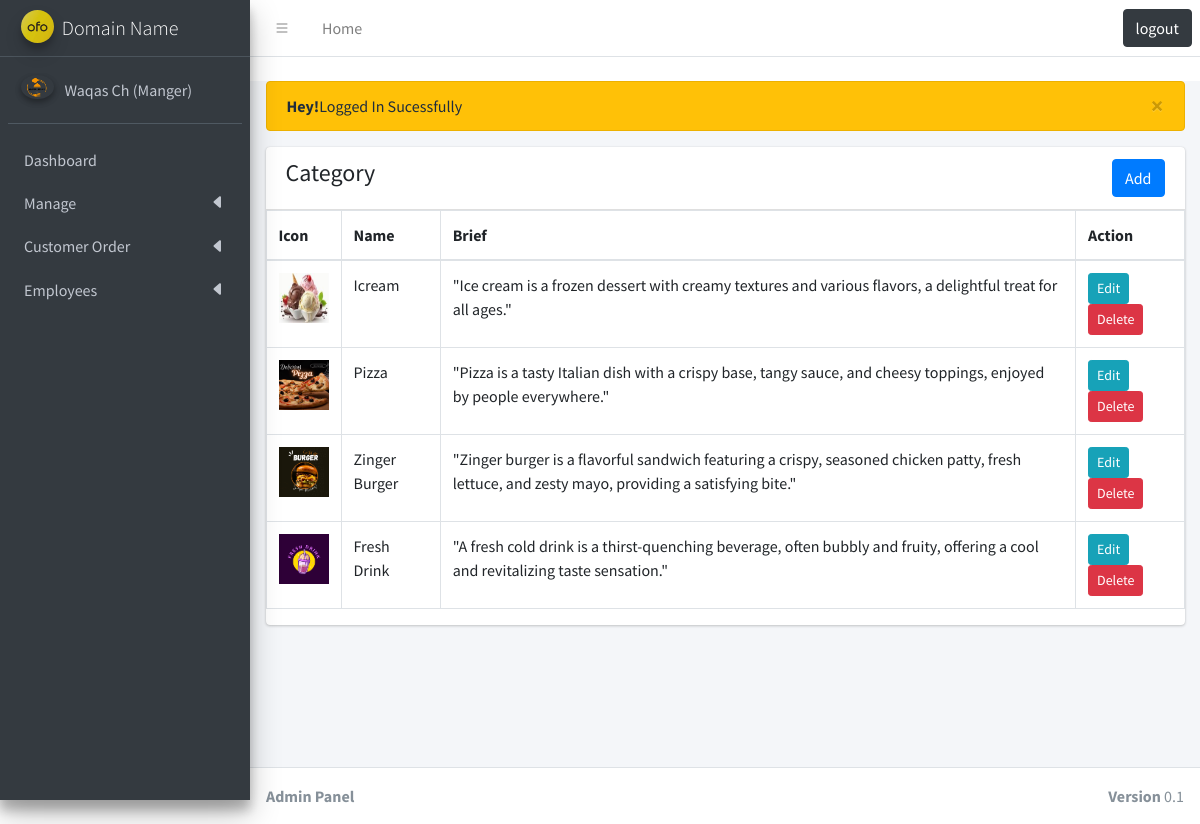
The page /category.php (signed in) on the database its author committed.
### tables this page shows
CREATE TABLE `categories` (
  `id` int(12) NOT NULL,
  `name` varchar(191) NOT NULL,
  `icon` varchar(191) NOT NULL,
  `brief` mediumtext NOT NULL,
  `created_at` timestamp NOT NULL DEFAULT current_timestamp()
);

### category.php (the view, shortened to what this page needs)
<?php
include('config/dbcon.php');
include('includes/header.php');
include('includes/topbar.php');
include('includes/sidebar.php');
?>
<div class="content-wrapper mt-4">
    <div class="content">
        <div class="container">
            <div class="row">
                <div class="col-md-12">
                    <?php include('message.php'); ?>
                    <div class="card">
                        <div class="card-header">
                            <h4>
                                Category
                                <a href="#" data-toggle="modal" data-target="#catgoryModal" class="btn btn-primary float-right">Add</a>
                            </h4>
                        </div>
                        <table class="table table-bordered">
                            <thead>
                                <tr>
                                    <th>Icon</th>
                                    <th>Name</th>
                                    <th>Brief</th>
                                    <th>Action</th>
                                </tr>
                            </thead>
                            <tbody>
                                <?php
                                $query = "SELECT * FROM categories";
                                $query_run = mysqli_query($con, $query);
                                if (mysqli_num_rows($query_run) > 0) {
                                    foreach ($query_run as $cateitem) {
                                ?>
                                        <tr>
                                            <td>
                                            <img src="uploads/categoryPic/<?= $cateitem['icon']; ?>" width="50px" height="50px" alt="Image">
                                        </td>
                                            <td><?= $cateitem['name']; ?></td>
                                            <td><?= $cateitem['brief']; ?></td>
                                            <td>
                                                <a href="category-edit.php?cateitem_id=<?= $cateitem['id']; ?>" class="btn btn-info btn-sm">Edit</a>
                                                <button href="button" class="btn btn-danger btn-sm deleteCatebtn" value="<?= $cateitem['id']; ?>">Delete</button>
                                            </td>
                                        </tr>
                                    <?php
                                    }
                                } else {
                                    ?>
                                    <tr>
                                        <td colspan="7">No Record Found</td>
                                    </tr>
                                <?php
                                }
                                ?>
                            </tbody>
                        </table>
                    </div>
                </div>
            </div>
        </div>
    </div>
</div>
<?php include('includes/footer.php'); ?>

### includes/header.php (shortened to what this page needs)
<!DOCTYPE html>
<html lang="en">
<head>
  <link rel="stylesheet" href="https://cdn.jsdelivr.net/npm/bootstrap-icons@1.5.0/font/bootstrap-icons.css">
  <link rel="stylesheet" href="assets/plugins/fontawesome-free/css/all.min.css">
  <link rel="stylesheet" href="assets/style.css">
  <link rel="stylesheet" href="assets/plugins/tempusdominus-bootstrap-4/css/tempusdominus-bootstrap-4.min.css">
  <link rel="stylesheet" href="assets/plugins/icheck-bootstrap/icheck-bootstrap.min.css">
  <link rel="stylesheet" href="assets/plugins/jqvmap/jqvmap.min.css">
  <link rel="stylesheet" href="assets/dist/css/adminlte.min.css">
  <link rel="stylesheet" href="assets/plugins/overlayScrollbars/css/OverlayScrollbars.min.css">
  <link rel="stylesheet" href="assets/plugins/daterangepicker/daterangepicker.css">
  <link rel="stylesheet" href="assets/plugins/summernote/summernote-bs4.min.css">
  <link rel="stylesheet" href="../../plugins/fontawesome-free/css/all.min.css">
  <link rel="stylesheet" href="../../dist/css/adminlte.min.css">
</head>
<body class="hold-transition sidebar-mini layout-fixed">
<div class="wrapper">

### includes/topbar.php
<nav class="main-header navbar navbar-expand navbar-white navbar-light">
  <ul class="navbar-nav">
    <li class="nav-item">
      <a class="nav-link" data-widget="pushmenu" href="#" role="button"><i class="bi bi-list"></i></a>
    </li>
    <li class="nav-item d-none d-sm-inline-block">
      <a href="index.php" class="nav-link">Home</a>
    </li>
  </ul>
 <ul class="navbar-nav ml-auto">
   <form action="code.php" method="POST">
 <button type="submit" name="logoutBtn" class="btn btn-dark">logout</button>
   </form>
 </ul>
</nav>

### includes/sidebar.php (shortened to what this page needs)
<aside class="main-sidebar sidebar-dark-primary elevation-4">
  <a href="#" class="brand-link">
    <img src="assets/dist/img/ofo logo.jpg" alt="Logo" class="brand-image img-circle elevation-3" style="opacity: .8">
    <span class="brand-text font-weight-light">Domain Name</span>
  </a>
  <div id="sidebar">
    <div class="sidebar">
      <div class="user-panel mt-3 pb-3 mb-3 d-flex">
        <?php
        if (isset($_SESSION['auth'])) {
        ?>
          <div class="image">
            <img src="assets/dist/img/Restaurant.png" class="img-circle elevation-2" alt="User Image">
          </div>
          <div class="info">
            <a href="#" class="d-block"><?php echo $_SESSION['auth_er']['name'] ?> (Manger) </a>
          <?php
        }
          ?>
          </div>
      </div>
      <nav class="mt-2">
        <ul class="nav nav-pills nav-sidebar flex-column" data-widget="treeview" role="menu" data-accordion="false">
          <li class="nav-item">
            <a href="index.php" class="nav-link">
              <p>
                Dashboard
              </p>
            </a>
          </li>
          <li class="nav-item has-treeview">
            <a href="#" class="nav-link">
              <p>
                Manage
                <i class="right fas bi bi-caret-left-fill"></i>
              </p>
            </a>
          </li>
          <li class="nav-item has-treeview">
            <a href="#" class="nav-link">
              <p>
                Customer Order
                <i class="right fas bi-caret-left-fill"></i>
              </p>
            </a>
          </li>
          <li class="nav-item has-treeview">
            <a href="#" class="nav-link">
              <p>
                Employees
                <i class="right fas bi-caret-left-fill"></i>
              </p>
            </a>
          </li>
      </nav>
    </div>
  </div>
</aside>

### message.php (shortened to what this page needs)
<?php
if(isset($_SESSION['status']))
{
    ?>
    <div class="alert alert-warning alert-dismissible fade show" role="alert">
        <strong>Hey!</strong><?php echo $_SESSION['status']; ?>
        <button type="button" class="close" data-dismiss="alert" aria-label="Close">
            <span aria-hidden="true">&times;</span>
          </button>
    </div>
    <?php
}
?>

### includes/footer.php (shortened to what this page needs)
<footer class="main-footer">
    <strong>Admin Panel</strong>
    <div class="float-right d-none d-sm-inline-block">
      <b>Version</b> 0.1
    </div>
  </footer>
</div>
</body>
</html>

### rows shown on the page
categories: icon (picture), name "Icream", brief "\"Ice cream is a frozen dessert with creamy textures and various flavors, a delightful treat for all ages.\"", $cateitem['id'] 27 (drawn)
categories: icon (picture), name "Pizza", brief "\"Pizza is a tasty Italian dish with a crispy base, tangy sauce, and cheesy toppings, enjoyed by people everywhere.\"", $cateitem['id'] 28 (drawn)
categories: icon (picture), name "Zinger Burger", brief "\"Zinger burger is a flavorful sandwich featuring a crispy, seasoned chicken patty, fresh lettuce, and zesty mayo, providing a satisfying bite.\"", $cateitem['id'] 29 (drawn)
categories: icon (picture), name "Fresh Drink", brief "\"A fresh cold drink is a thirst-quenching beverage, often bubbly and fruity, offering a cool and revitalizing taste sensation.\"", $cateitem['id'] 30 (drawn)

### other values the page prints
$_SESSION['auth_er']['name'] "Waqas Ch"
$_SESSION['status'] "Logged In Sucessfully"
